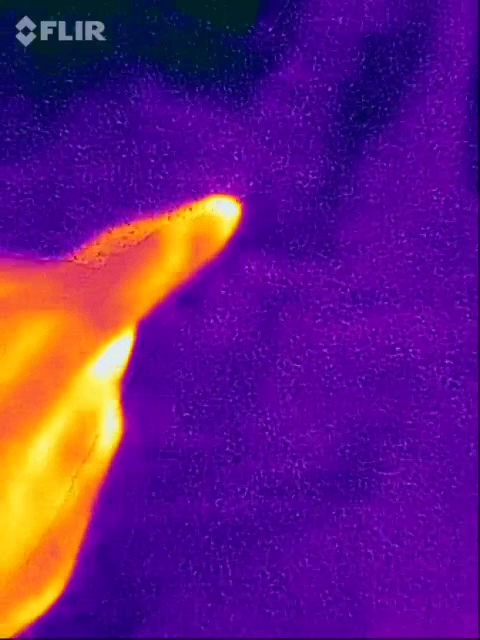
#> input picture frame 4 of videos/a1.mp4, 480 x 640 px
$ python thermal_processing.py
#> lines starting #> are read from the running program, lines starting #| are printed output that depends on the picture; after the words box and inside, x2 and y2 are one past the last pixel; in counts of white or black regions, pixels touching at a corner belong together
#!/usr/bin/env python

import cv2, math
import numpy as np
from matplotlib import pyplot as plt

MEDIAN_FILTER_DIM = 5  # dimension of the median filter
RECENT_FRAMES = 10     # number of frames to look back by

def distance(p0, p1):
    return math.sqrt((p0[0] - p1[0])**2 + (p0[1] - p1[1])**2)

def main():
   video = cv2.VideoCapture("videos/a1.mp4")

   i = 0

   handFrames = []

   while video.isOpened():
      ret, frame = video.read()
#> frame is the input picture: shape (640, 480, 3); mean B, G, R 127.3, 28, 100.9

      if not ret:
         break

      # convert to greyscale
      gray = cv2.cvtColor(frame, cv2.COLOR_BGR2GRAY)
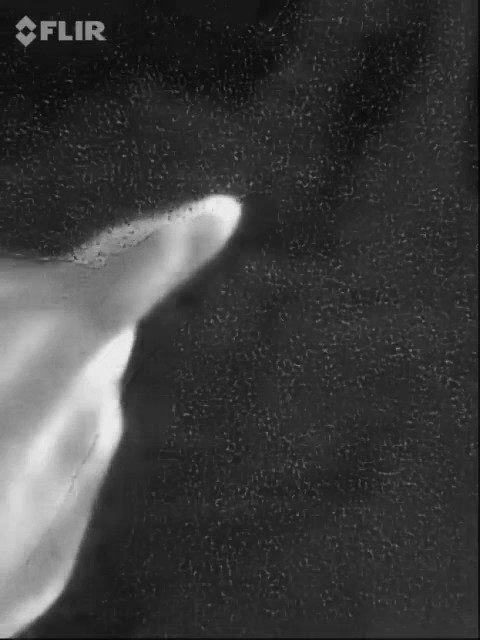
#> gray: shape (640, 480); min 3, max 238, mean 61.1

      print('{} {}'.format(i, ret))
#| 0 True
      i += 1

      # apply median filter
      med = cv2.medianBlur(gray, MEDIAN_FILTER_DIM)

      # apply otsu's thresholding to get binary image of hand pixels
      ret, otsu = cv2.threshold(med, 0, 255,
                                cv2.THRESH_BINARY + cv2.THRESH_OTSU)
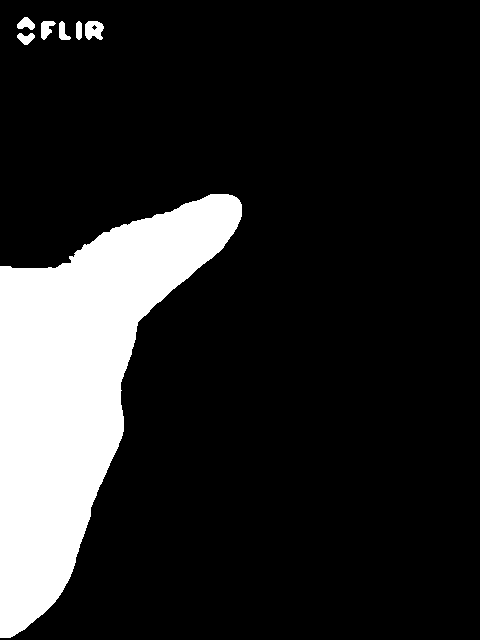
#> otsu: shape (640, 480); 15.9% white; 7 white regions, largest, box (x1, y1, x2, y2) and area: (0, 194, 242, 638) 47759, (85, 21, 104, 40) 277, (41, 21, 56, 40) 175
#> ret = 103
      otsu = np.array(otsu == 255, dtype=int)
      handFrames.append(otsu)

      # reduce search space of heat trace to be where the hand has
      # recently traveled
      start = i-RECENT_FRAMES if i-RECENT_FRAMES >= 0 else 0
      recent = np.logical_or.reduce(handFrames[start:])
      recent = np.array(recent, dtype=int)

      # format search space so it works with OpenCV functions
      searchSpace = np.subtract(recent, otsu)
#> searchSpace: shape (640, 480) int64; every value is 0
      searchSpace[searchSpace == 1] = 255
      searchSpace = np.array(searchSpace, dtype=np.uint8)
#> searchSpace: shape (640, 480); every value is 0

      if i == 30:

         searchImg = cv2.bitwise_and(med,med, mask=searchSpace)

         plt.imshow(searchImg, cmap='gray')
         plt.show()


   video.release()

if __name__ == "__main__":
   main()

$ run again, starting later in the video
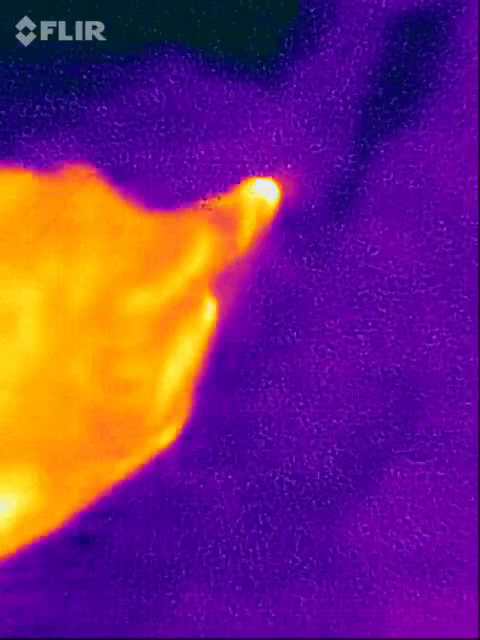
#> input picture frame 19 of videos/a1.mp4, 480 x 640 px
#> in main, frame is the input picture: shape (640, 480, 3); mean B, G, R 114.8, 41.1, 116.1
#> in main, `gray = cv2.cvtColor(frame, cv2.COLOR_BGR2GRAY)`:
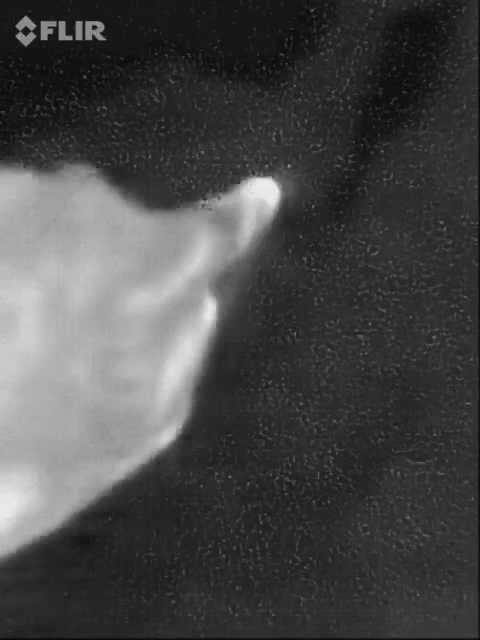
#> gray: shape (640, 480); min 7, max 239, mean 71.9
#| 0 True
#> in main, `ret, otsu = cv2.threshold(med, 0, 255, cv2.THRESH_BINARY + cv2.THRESH_..`:
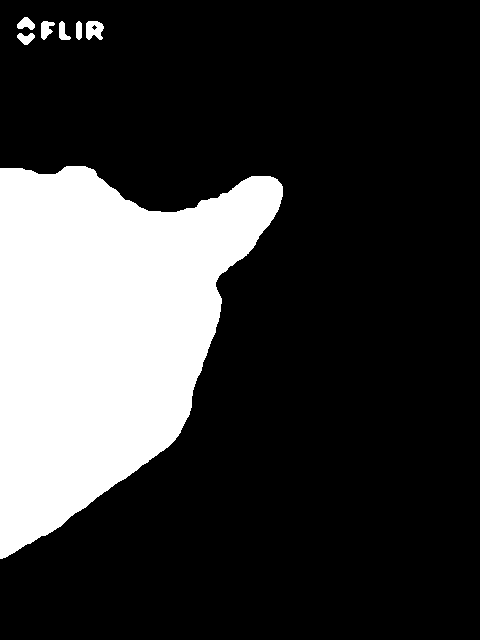
#> otsu: shape (640, 480); 22.5% white; 7 white regions, largest, box (x1, y1, x2, y2) and area: (0, 166, 283, 559) 68140, (86, 21, 104, 40) 260, (41, 21, 55, 40) 169
#> ret = 107

$ run again, starting later in the video
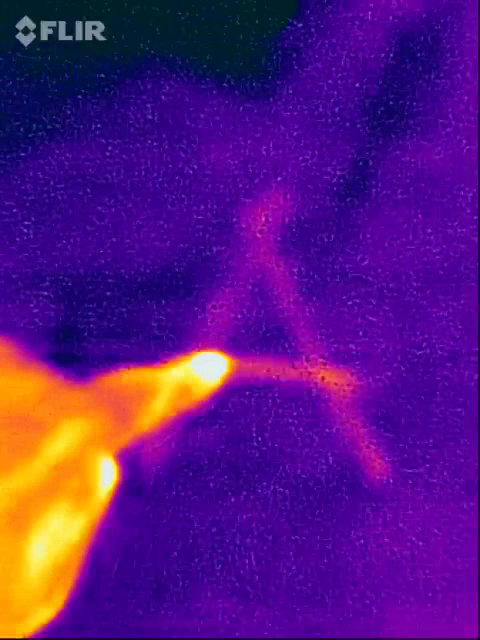
#> input picture frame 34 of videos/a1.mp4, 480 x 640 px
#> in main, frame is the input picture: shape (640, 480, 3); mean B, G, R 127.1, 23.1, 89.1
#> in main, `gray = cv2.cvtColor(frame, cv2.COLOR_BGR2GRAY)`:
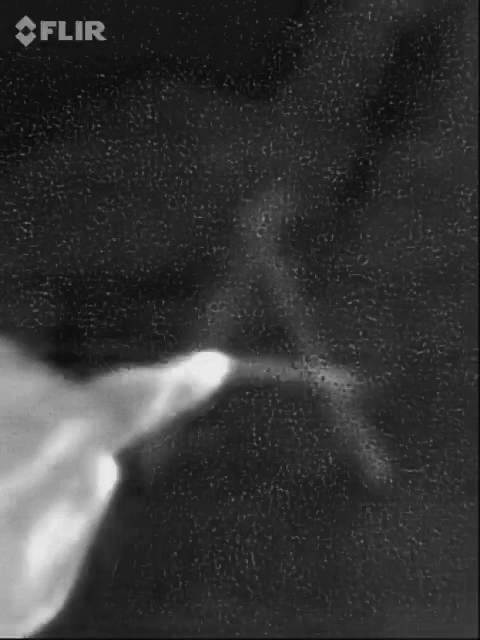
#> gray: shape (640, 480); min 2, max 238, mean 54.6
#| 0 True
#> in main, `ret, otsu = cv2.threshold(med, 0, 255, cv2.THRESH_BINARY + cv2.THRESH_..`:
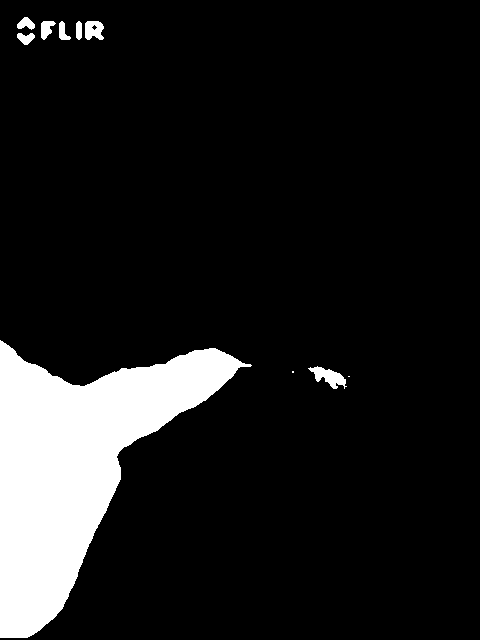
#> otsu: shape (640, 480); 11.2% white; 10 white regions (2 under 20 px), largest, box (x1, y1, x2, y2) and area: (0, 340, 252, 638) 32915, (308, 366, 347, 389) 422, (85, 21, 104, 40) 289
#> ret = 104
